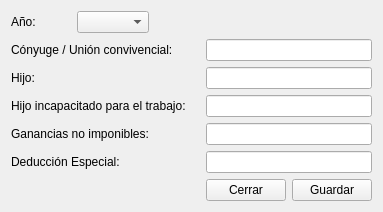
<?xml version="1.0" encoding="UTF-8"?>
<ui version="4.0">
 <class>frm_deducciones</class>
 <widget class="QWidget" name="frm_deducciones">
  <property name="geometry">
   <rect>
    <x>0</x>
    <y>0</y>
    <width>348</width>
    <height>203</height>
   </rect>
  </property>
  <property name="windowTitle">
   <string>Deducciones personales</string>
  </property>
  <layout class="QGridLayout" name="gridLayout">
   <item row="0" column="0">
    <widget class="QLabel" name="lbl_0">
     <property name="text">
      <string>Año:</string>
     </property>
    </widget>
   </item>
   <item row="0" column="1">
    <widget class="QComboBox" name="comboBox"/>
   </item>
   <item row="1" column="0" colspan="3">
    <widget class="QLabel" name="lbl_1">
     <property name="text">
      <string>Cónyuge / Unión convivencial:</string>
     </property>
    </widget>
   </item>
   <item row="1" column="3" colspan="2">
    <widget class="QLineEdit" name="lineEdit"/>
   </item>
   <item row="2" column="3" colspan="2">
    <widget class="QLineEdit" name="lineEdit_2"/>
   </item>
   <item row="3" column="0" colspan="3">
    <widget class="QLabel" name="lbl_3">
     <property name="text">
      <string>Hijo incapacitado para el trabajo:</string>
     </property>
    </widget>
   </item>
   <item row="3" column="3" colspan="2">
    <widget class="QLineEdit" name="lineEdit_3"/>
   </item>
   <item row="4" column="3" colspan="2">
    <widget class="QLineEdit" name="lineEdit_4"/>
   </item>
   <item row="5" column="3" colspan="2">
    <widget class="QLineEdit" name="lineEdit_5"/>
   </item>
   <item row="6" column="3">
    <widget class="QPushButton" name="btn_cerrar">
     <property name="text">
      <string>Cerrar</string>
     </property>
    </widget>
   </item>
   <item row="6" column="4">
    <widget class="QPushButton" name="btn_guardar">
     <property name="text">
      <string>Guardar</string>
     </property>
    </widget>
   </item>
   <item row="2" column="0">
    <widget class="QLabel" name="lbl_2">
     <property name="text">
      <string>Hijo:</string>
     </property>
    </widget>
   </item>
   <item row="4" column="0" colspan="2">
    <widget class="QLabel" name="lbl_4">
     <property name="text">
      <string>Ganancias no imponibles:</string>
     </property>
    </widget>
   </item>
   <item row="5" column="0" colspan="2">
    <widget class="QLabel" name="lbl_5">
     <property name="text">
      <string>Deducción Especial:</string>
     </property>
    </widget>
   </item>
  </layout>
 </widget>
 <resources/>
 <connections/>
</ui>
